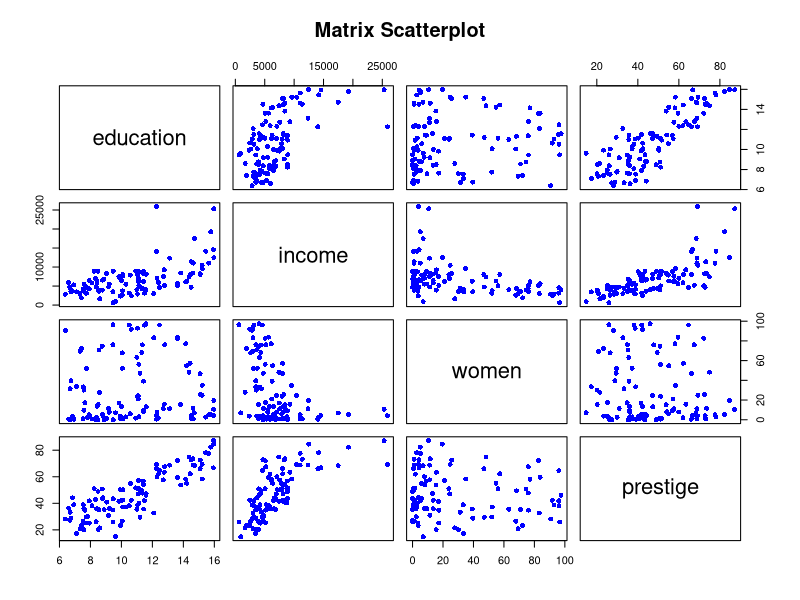

Reproduce this figure in R.
#다중선형 회귀분석(multiple linear regression analysis)

#다중선행 회귀모델 : 여러개의 독립변수를 다루는 회귀모델

#회귀식
#y = B0 + B1X1 + B2X2 + B3X3 + ... +BnXn

#독립변수가 n개인 다중선형 회귀에서 주어진 자료를 이용해
#B0, B1, B2, B3,..., Bn의 값을 알아내는 회귀모델
library(tidyverse)
library(car)

str(Prestige)
head(Prestige)

newdata <- Prestige[ , c(1:4)]
head(newdata)
plot(newdata, pch=16, col= 'blue',
     main = 'Matrix Scatterplot')
# c<- data.frame(Prestige$education, Prestige$income, Prestige$women, Prestige$prestige)
# cor(c)

model <- lm(income~education + prestige + women, data = newdata)
model
coef(model)

#income = (-253.8) + (177.2*newdata$education) + 141.4*newdata$prestige) - (50.9*newdata$women)

fitted(model)
residuals(model)      
deviance(model)       #잔차
deviance(model) / length(newdata$education)   #평균 제곱 오차

summary(model)

newdata2 <- Prestige[ , c(1:5)]
model2 <- lm(income~., data=newdata2)             #'.'은 이하 모두 선택이란 뜻
summary(model2)

library(MASS)
model3 <- stepAIC(model2)

summary(model3)
summary(model2)


# Logistic Regression(로지스틱 회귀분석)
# 회귀모델에서 종속 변수의 값의 형태가 범주형인 경우
#   예측모델

# 주어진 data로붙 어떤 범주를 예측하는 분야를 회귀와 구분하여 분류(classification)이라고 한다.

# 로지스틱회귀도 기본적으로 회귀기법이기 때문에 종속변수는 숫자로 표현되어야 한다.
# 예) YES와 NO는 0과 1로 serosa, versicolor, virginica는 
# 1,2,3과 같이 숫자로 바꾼 후에 로지스틱 회귀 적용

iris.new <- iris
iris.new$Species <- as.integer(iris.new$Species)
head(iris.new)

iris_model <- glm(Species~., data=iris.new)
iris_model
coef(iris_model)
summary(iris_model)

unknown <- data.frame(rbind(c(5.1, 3.5, 1.4, 0.2)))
names(unknown) <- names(iris)[1:4]
unknown

pred <- predict(iris_model, unknown)
pred
round(pred, 0)

pred <- round(pred,0)
levels(iris$Species)[pred]

test <- iris[,1:4]

pred <- predict(iris_model, test)
pred <- round(pred,0)

answer <- as.integer(iris$Species)
pred == answer
acc <- mean(pred==answer)
acc

# plot(iris_model, pch=16, col= 'blue',
# main = 'Matrix Scatterplot')